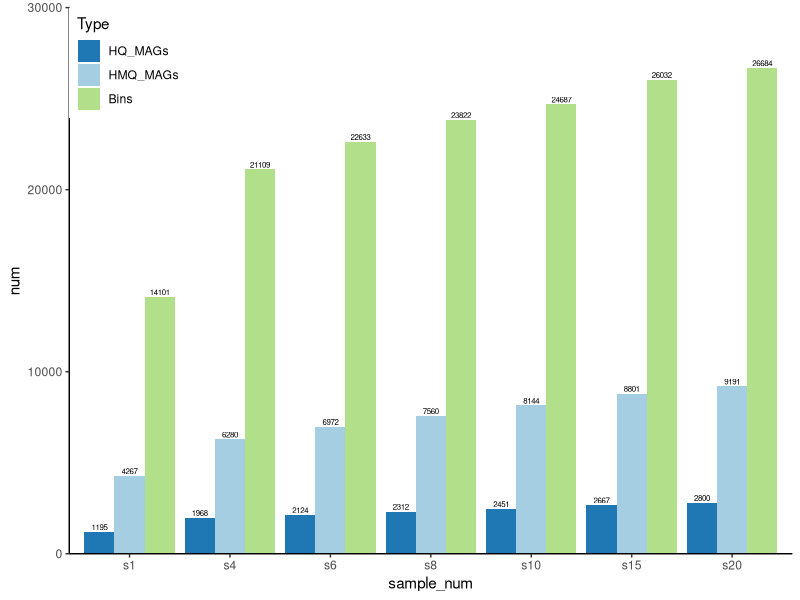
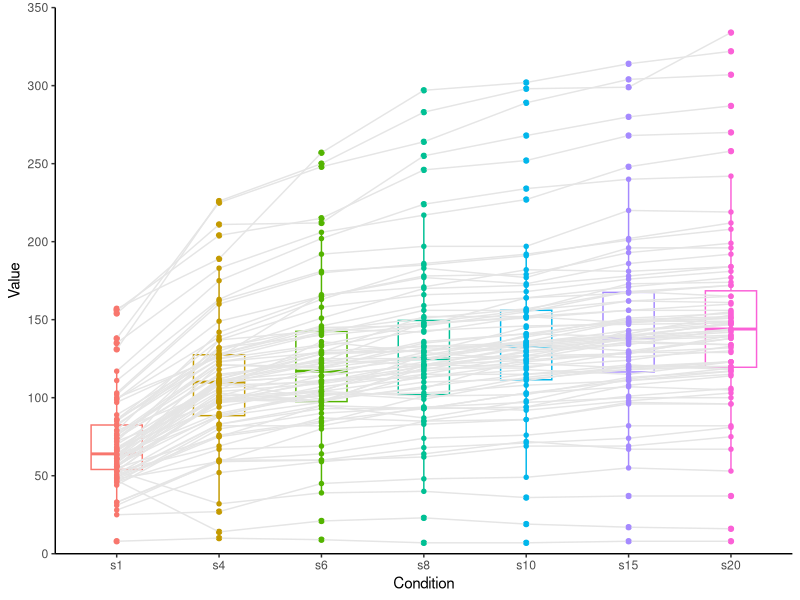
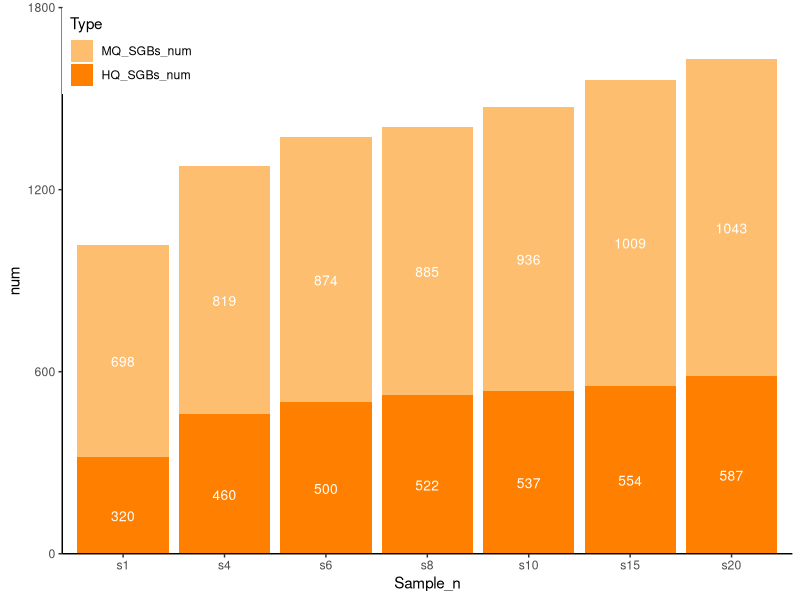

These charts were generated, in order, by the following R code:
# Supplementary Fig. 1. The effective estimation of co-binned MAGs and SGBs using all 79 Tibetan horse samples.
library(tidyverse)
library(ggpubr)
library(reshape2)
library(UpSetR)

## a. The effect of co-binned sample size on the total MAG number
dset.a <- read_tsv("0.data/dset.figA.tsv")

dset.a.plot <- melt(dset.a, id.vars = "sample_num", variable.name = "Type", value.name = "num")
dset.a.plot$sample_num <- factor(dset.a.plot$sample_num, levels = c("s1","s4","s6","s8","s10", "s15", "s20"))
dset.a.plot$Type <- factor(dset.a.plot$Type, levels = c("HQ_MAGs", "HMQ_MAGs", "Bins"))

plot.a <- ggplot(dset.a.plot, aes(x = sample_num, y = num, fill = Type)) +
  geom_bar(stat="identity", position=position_dodge()) +
  geom_text(aes(label=num), vjust=-0.3, size=2, position = position_dodge(0.9)) +
  scale_y_continuous(expand = c(0, 0), limits = c(0, 30000)) +
  scale_fill_manual(values=c("#1F78B4", "#A6CEE3", "#B2DF8A")) +
  theme_classic(base_family = "Helvetica") +
  theme(legend.position = c(0,1), legend.justification = c(0, 1))

ggsave("1.result/FigS1A.MAGs.pdf", plot.a, width = 6, height = 4)

## b. The effect of co-binned sample size on the QS50 MAGs per sample
dset.b <- read_csv("0.data/dset.figB.csv")
plot.b <- ggpaired(dset.b, x = "Sample_n", y = "HMQ_MAGs", id = 'Sample_ID', color = "Sample_n", line.color = "gray90") +
  scale_y_continuous(expand = c(0, 0), limits = c(0, 350), breaks = seq(0,350,50)) + 
  theme_classic(base_family = "Helvetica") + theme(legend.position = "none")

ggsave("1.result/FigS1B.QS50_per_Sample.pdf", plot.b, width = 6, height = 4)

## c. Estimation of effective SGB improvement in different sample size
dset.c <- read_csv("0.data/dset.figC.csv")
dset.c$Sample_n <- factor(dset.c$Sample_n, levels = c("s1","s4","s6","s8","s10","s15","s20"))
dset.c$Type <- factor(dset.c$Type, levels = c("MQ_SGBs_num", "HQ_SGBs_num"))

plot.c <- ggplot(dset.c, aes(x = Sample_n, y = num, fill = Type)) +
  geom_bar(stat="identity") +
  geom_text(aes(y=label_ypos, label=num), vjust=1.6, color="white", size=3.5) +
  scale_y_continuous(expand = c(0, 0), limits = c(0, 1800), breaks = seq(0,1800,600)) + 
  scale_fill_manual(values = c("#FDBF6F", "#FF7F00")) +
  theme_classic(base_family = "Helvetica") +
  theme(legend.position = c(0,1), legend.justification = c(0, 1))

ggsave("1.result/FigS1C.SGBs.pdf", plot.c, width = 6, height = 4)

## d. Overlapping of effective SGBs obtained from different sample size settings
dset.d <- read.csv("0.data/dset.figD.csv",header=TRUE,row.names=1)
sample_n_lst = c("s1","s4","s6","s8","s10","s15","s20")

plot.d <- upset(dset.d, sets = sample_n_lst, mb.ratio = c(0.55, 0.45), 
      order.by = c("freq"),
      queries = list(list(query = intersects, params = list("s1","s4","s6","s8","s10","s15","s20"), color = "#1F78B4", active = T)
      ))
